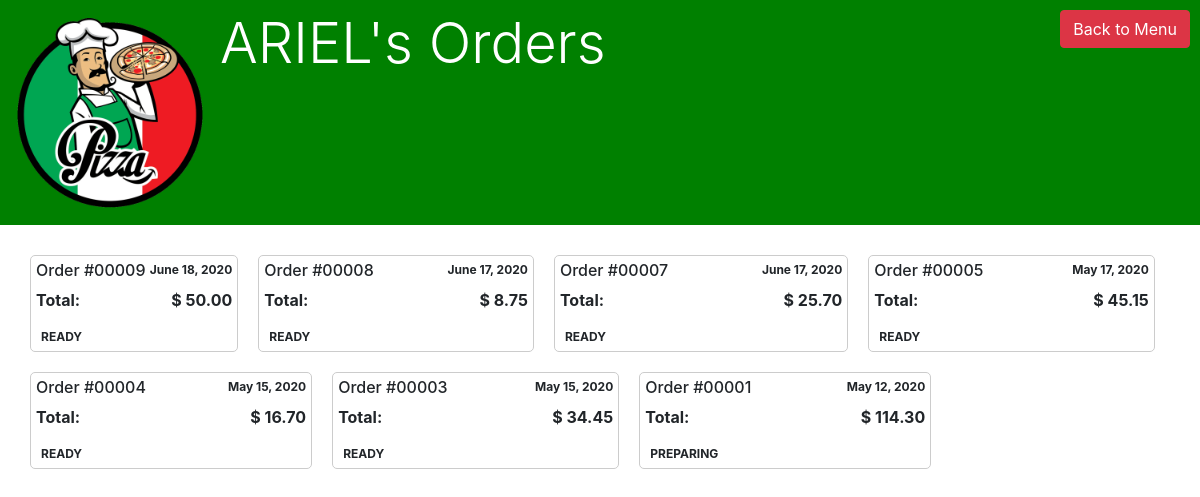
Page /shopping/ariel/orders (signed in) on the committed database.
### orders/models.py (models this page shows, shortened)
class Place(models.Model):
    name = models.CharField('Restaurant', max_length=100)
    address = models.CharField('Address', max_length=150)
    phone_number = models.CharField('Phone Number', max_length=17)
    image = models.ImageField(upload_to='owner/%Y/%m/%d')
    schedule = models.ManyToManyField(Schedule, related_name="opening")

### shoppingcart/models.py (models this page shows, shortened)
class Order(models.Model):
    DELIVERY_MODES = [
        ('D','Delivery'),
        ('T','Takeaway')
    ]
    STATUS_CHOICES = [
        ('1', 'Processing'),
        ('2', 'Preparing'),
        ('3', 'Delivering'),
        ('4', 'Ready'),
    ]
    order_number = models.AutoField(primary_key=True)
    user = models.ForeignKey(User, on_delete=models.CASCADE, related_name='orders')
    session_id = models.CharField(max_length=80)
    date_order = models.DateTimeField(auto_now_add=True)
    deli_mode = models.CharField(max_length=15, choices=DELIVERY_MODES, default='T')
    address = models.TextField(blank=True, null=True)
    status = models.CharField(max_length=15, choices=STATUS_CHOICES, default='1')
    total = models.FloatField(default=0.0)
    def __str__(self):
        return f"#{self.order_number:05d}"

### shoppingcart/views.py (the view)
# urls.py: path("<str:username>/orders", views.show_orders, name="orders_user"),
def show_orders(request, username):
    if not request.user.is_authenticated:
        return HttpResponseRedirect(reverse("orders:index"))
    context = {
        'user': request.user,
        'orders': Order.objects.select_related().filter(user=request.user)
        }
    return render(request, "shoppingcart/orders_user.html", context)

### orders/context_processors.py (called while the page is built)
def place_info(request):
    return {
        'PLACE': Place.objects.select_related().first(),
        }

### shoppingcart/templates/shoppingcart/orders_user.html (shortened to what this page needs)
{% extends "orders/base.html" %}
{% load static %}
{% load orders_tag %}
{%block css %}
<link rel="stylesheet" type="text/css" href="{% static 'shoppingcart/css/user_orders.css' %}">
<link rel="stylesheet" type="text/css" href="{% static 'css/profile.css' %}">
<link rel="stylesheet" type="text/css" href="{% static 'css/header.css' %}">
<link rel="stylesheet" type="text/css" href="{% static 'orders/css/show_place.css' %}">
<link rel="stylesheet" type="text/css" href="{% static 'orders/css/orders_manage.css' %}">
<link rel="stylesheet" type="text/css" href="{% static 'css/responsive_header.css' %}">
{% endblock %}
{% block body%}
<div class="mainPage">
    <div class="grid-header">
        <div class="place-info">
            <img src="{{PLACE.image.url}}" alt="{{ PLACE.name }}">
            <h1 class="display-4">{{user.username|upper}}'s Orders</h1>
        </div>
        <a id="btn-back-menu" class="btn btn-danger" href="{% url 'orders:profile'%}">Back to Menu</a>
    </div>
    <div class="grid-main order-user-main">
    {% for order in orders reversed%}
        <div class="order-user">
            <div class="order-user-header">
                <h6>Order {{order}}</h6>
                <span class='order-user-date'>{{order.date_order.date}}</span>
            </div>
            <div class="order-total">
                <p>Total:</p> <p>$ {{order.total|floatformat:2}}</p>
            </div>
            <div class="order-user-status" data-status="{{order.status}}">
                <p class="status-text">{{order.get_status_display|upper}}</p>
            </div>
        </div>
    {% empty %}
        <p>You don't have Orders. <a href="{% url 'orders:profile' %}">Go to make you first order</a>.</p>
    {% endfor %}
    </div>
</div>
{% endblock%}

### shoppingcart/static/shoppingcart/css/user_orders.css (style rules this page uses)
.status-text { font-size: 12px; font-weight: bold; margin-bottom: 0; margin-left: 5px; }

### static/css/header.css (style rules this page uses)
.grid-header { display: flex; flex-direction: row; justify-content: space-between; flex-wrap: nowrap; }
#btn-back-menu { position: absolute; top: 10px; right: 10px; }

### orders/static/orders/css/show_place.css (style rules this page uses)
.place-info { display: flex; }
.place-info img { width: 200px; align-self: center; }

### orders/static/orders/css/orders_manage.css (style rules this page uses)
.mainPage { display: -webkit-box; display: -moz-grid; display: grid; grid-template-areas: "header" "main" "footer"; grid-template-columns: 100%; grid-template-rows: auto; align-content: flex-start; justify-content: center; }
.grid-header { grid-area: header; position: relative; background-color: green; color: white; padding: 10px; }
.grid-header img { float: left; margin-right: 10px; }
.grid-main { grid-area: main; margin: 20px; overflow: scroll; }
.order-total { display: flex; justify-content: space-between; font-weight: bold; }
.order-user-main { display: flex; flex-wrap: wrap; align-items: flex-start; width: 100%; }
.order-user { margin: 10px; padding: 5px; border: 1px solid #ccc; border-radius: 5px; width: auto; }
.order-user-header { display: flex; justify-content: space-between; font-weight: bold; font-size: 12px; }

### rows in the picture
Place: image (picture)
Order: order_number "#00009", date_order "June 18, 2020", total "50.00", status "READY"
Order: order_number "#00008", date_order "June 17, 2020", total "8.75", status "READY"
Order: order_number "#00007", date_order "June 17, 2020", total "25.70", status "READY"
Order: order_number "#00005", date_order "May 17, 2020", total "45.15", status "READY"
Order: order_number "#00004", date_order "May 15, 2020", total "16.70", status "READY"
Order: order_number "#00003", date_order "May 15, 2020", total "34.45", status "READY"
Order: order_number "#00001", date_order "May 12, 2020", total "114.30", status "PREPARING"

### other values in the picture
{{ user.username|upper }} "ARIEL"
